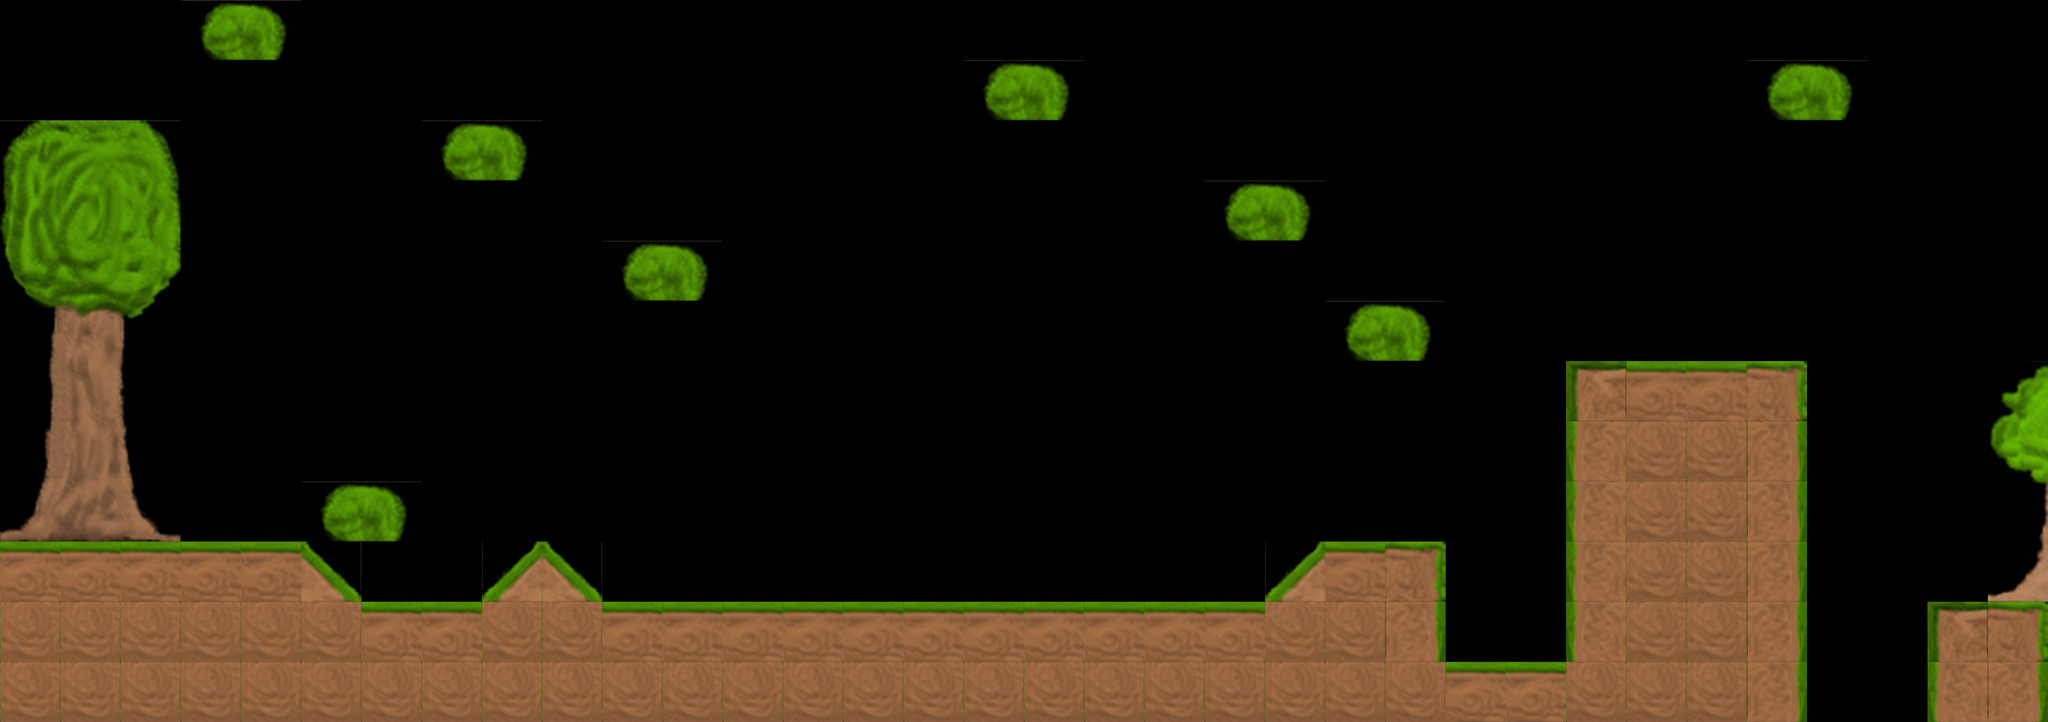

Tiled map render using the project's own tile images. Description and the map definition, with tile-layer contents summarised, below:
An orthogonal 34x12 tile map with 64x64 px tiles, 1 tile layer (Tile Layer 1) and 7 objects (vector, piso, spawn, escena, coliseo, ...).

<map version="1.0" orientation="orthogonal" width="34" height="12" tilewidth="64" tileheight="64">
 <tileset firstgid="1" name="level" tilewidth="64" tileheight="64">
  <image source="../../packer/bosque/level.png" width="256" height="1024" />
 </tileset>
 <layer name="Tile Layer 1" width="80" height="12">
  <data>[960 cells, 130 non-empty, 35 distinct tile ids]</data>
 </layer>
 <objectgroup name="origenes" width="80" height="12" visible="0">
  <object name="heroe" type="vector" gid="14" x="192" y="576" />
 </objectgroup>
 <objectgroup name="plataformas" width="80" height="12" visible="0">
  <object name="piso" x="0" y="768">
   <polyline points="0,0 0,-192 320,-192 384,-128 512,-128 576,-192 640,-192 1024,-192 1344,-192 1387,-192 1536,-192 1536,-64 1664,-64 1664,-384 1920,-384 1920,0 2048,0 2048,-128 2176,-128 2176,0 0,0" />
  </object>
 </objectgroup>
 <objectgroup name="eventos" width="34" height="12">
  <object name="evento2" type="spawn" x="1600" y="704">
   <properties>
    <property name="rango" value="50.0" />
    <property name="limite" value="5" />
   </properties>
  </object>
  <object name="escena101" id_escena="1" type="escena" x="1600" y="704" />
  <object name="evento1" type="coliseo" x="448" y="640">
   <properties>
    <property name="rango" value="50.0" />
    <property name="limite" value="4" />
   </properties>
  </object>
  <object name="evento3" type="fin" x="2176" y="640">
   <properties>
    <property name="rango" value="20.0" />
   </properties>
  </object>
  <object name="evento4" type="clima" x="1600" y="704">
   <properties>
    <property name="rango" value="80.0" />
    <property name="duracion" value="10" />
   </properties>
  </object>
 </objectgroup>
</map>